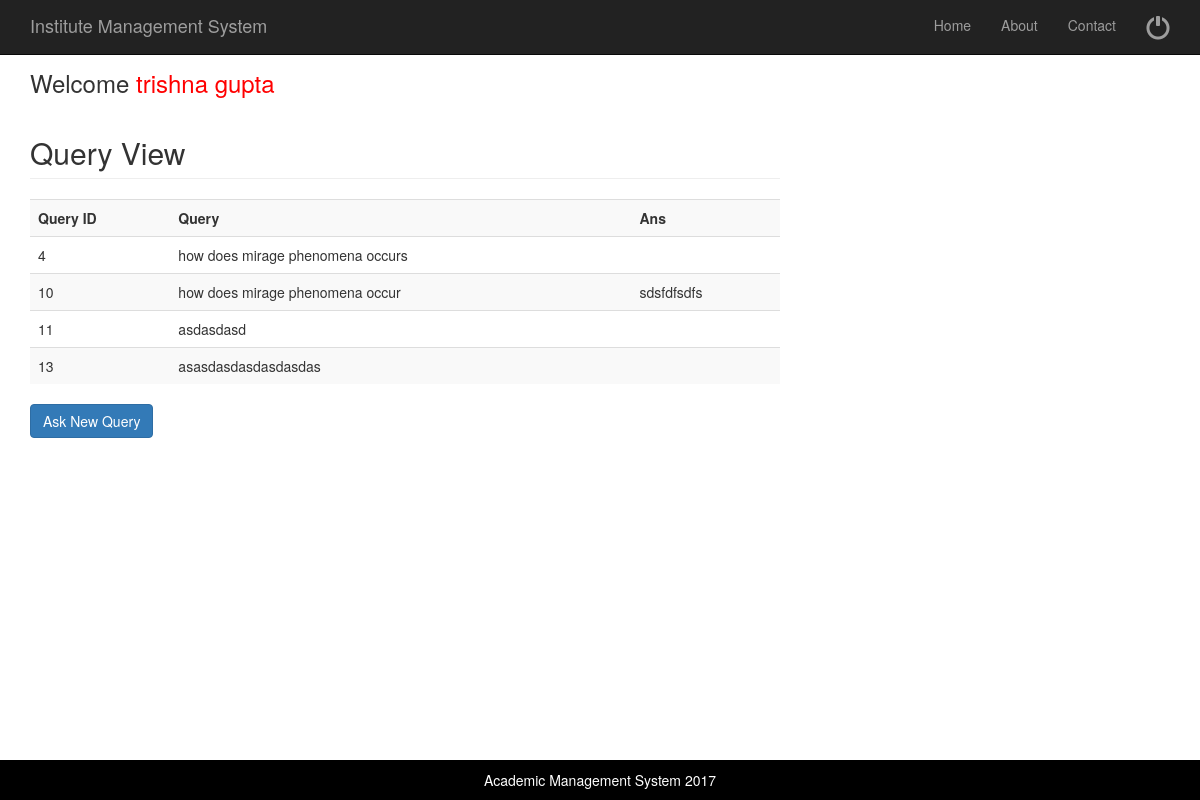
The page /viewquery.php?eid=1 (signed in) on the database its author committed.
### tables this page shows
CREATE TABLE IF NOT EXISTS `query` (
`Qid` int(11) NOT NULL,
  `Eid` int(11) NOT NULL,
  `Query` text NOT NULL,
  `Ans` text NOT NULL,
  `Isactive` tinyint(1) NOT NULL DEFAULT '1'
);

### viewquery.php (the view, shortened to what this page needs)
<?php
$userid = $_SESSION[ "regid" ];
$userfname = $_SESSION[ "fname" ];
$userlname = $_SESSION[ "lname" ];
?>
<?php include('studenthead.php'); ?>
<div class="container">
	<div class="row">
		<div class="col-md-8">
			<h3> Welcome <a href="welcomestudent.php" <?php echo "<span style='color:red'>".$userfname." ".$userlname."</span>";?> </a></h3>
			<?php
$seid=$_GET['eid'];
$sql="SELECT * FROM query WHERE Eid='$seid'";
$rs=mysql_query($sql);
echo "<h2 class='page-header'>Query View</h2>";
echo "<table class='table table-striped' style='width:100%'>
<tr>
<th>Query ID</th>
<th>Query</th>
<th>Ans</th>
</tr>";
while($row=mysql_fetch_array($rs))
{
?>
			<tr>
				<td>
					<?PHP echo $row['Qid'];?>
				</td>
				<td>
					<?PHP echo $row['Query'];?>
				</td>
				<td>
					<?PHP echo $row['Ans'];?>
				</td>
			</tr>
			<?php
			}
			?>
			</table>
			<a href="askquery.php?eid=<?php echo $userid;  ?>"> <button  href="" type="submit" class="btn btn-primary">Ask New Query</button></a>
		</div>
	</div>
	<?php include('allfoot.php'); ?>

### css/modern-business.css (style rules this page uses)
html, body { height: 100%; }
body { padding-top: 50px; }

### rows shown on the page
query: Qid "4", Query "how does mirage phenomena occurs"
query: Qid "10", Query "how does mirage phenomena occur", Ans "sdsfdfsdfs"
query: Qid "11", Query "asdasdasd"
query: Qid "13", Query "asasdasdasdasdasdas"

### other values the page prints
$userfname "trishna"
$userlname "gupta"
